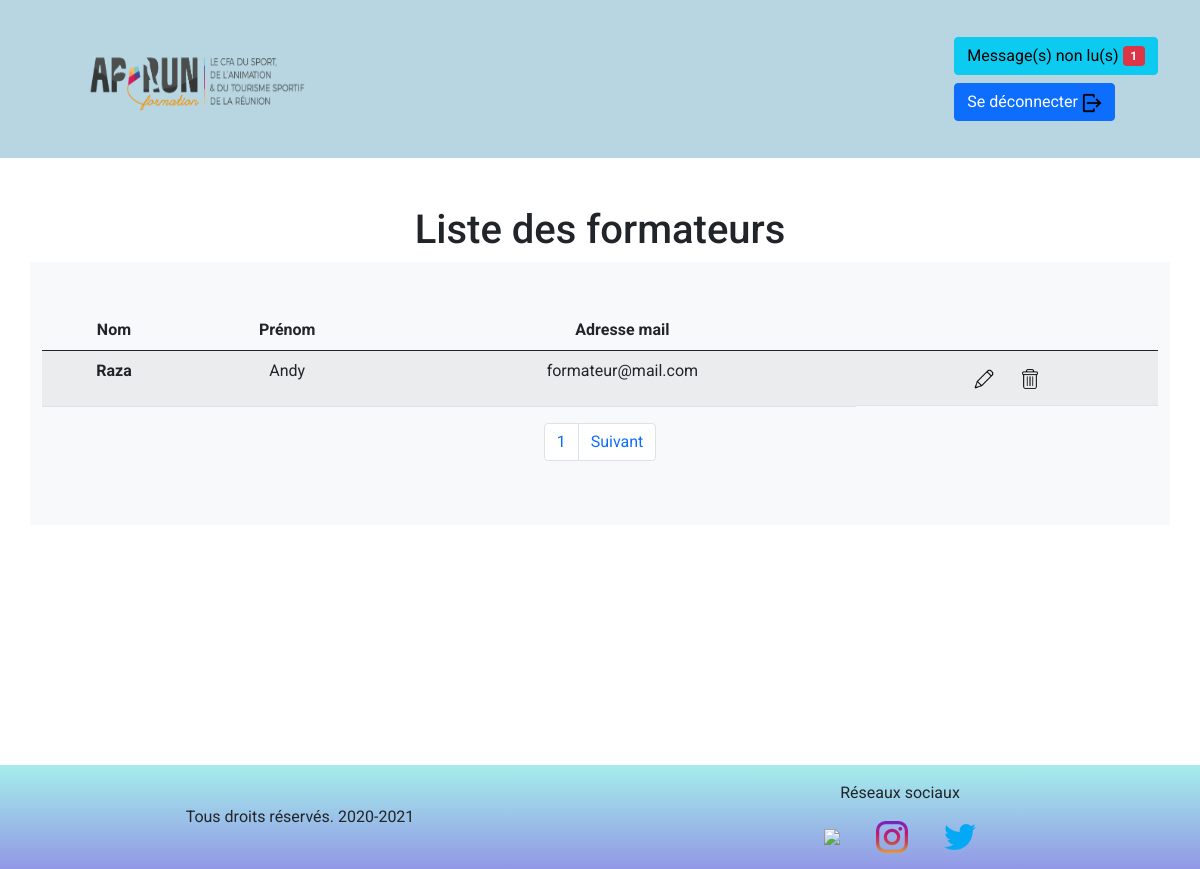
Screenshot of /pages/admin_liste_formateurs.php with the database file from the repository.
### tables this page shows
CREATE TABLE `utilisateur_role` (
  `id` int(11) NOT NULL,
  `id_user` varchar(100) NOT NULL,
  `id_role` varchar(100) NOT NULL
);

CREATE TABLE `utilisateur` (
  `id_user` varchar(100) NOT NULL,
  `nom` varchar(100) NOT NULL,
  `prenom` varchar(100) NOT NULL,
  `email` varchar(150) NOT NULL,
  `mdp` text NOT NULL
);

### includes/liste_formateur.php (the view, shortened to what this page needs)
<?php
require_once 'bdd.php';
$results_per_page = 7;
if (!isset($_GET['page'])) {
    $page = 1;
} else {
    $page = $_GET['page'];
}
$limit_result = ($page - 1) * $results_per_page;
$req = $bdd->prepare(" SELECT utilisateur.id_user AS id,utilisateur.nom AS nom_user , utilisateur.prenom AS prenom_user, utilisateur.email AS email, utilisateur_role.id_role AS user_role
                        FROM `utilisateur_role`
                        INNER JOIN `utilisateur` ON utilisateur.id_user = utilisateur_role.id_user
                        WHERE id_role = '2'
                        LIMIT  $limit_result , $results_per_page
                        ");
$req->execute();
$tab_utilisateur = $req->fetchAll(PDO::FETCH_ASSOC);
foreach ($tab_utilisateur as $key => $value) {
?>
        <tr>
            <th scope="row"><?= $value['nom_user'] ?></th>
            <td><?= $value['prenom_user'] ?></td>
            <td><?= $value['email'] ?></td>
            <td class="d-flex justify-content-center">
                <form action="../pages/formulaire_modification.php" method="POST">
                    <button class="btn" type="submit" name="modifier">
                        <img src="../ressources/img/pen.png" width="20px" height="20px">
                    </button>
                </form>
                <button class="btn" type="button" onclick=" afficher_modal_suppression('<?= $value['nom_user'] ?>', '<?= $value['id'] ?>', '<?= $value['user_role'] ?>')">
                    <img src="../ressources/img/delete.png" width="20px" height="20px">
                </button>
            </td>
        </tr>
<?php
}
?>

### styles/style.css (style rules this page uses)
body { font-family: 'Roboto', sans-serif; }

### rows the page displays
utilisateur_role: id_user.nom "Raza", id_user.prenom "Andy", id_user.email "formateur@mail.com"

### other values shown
$nbre['COUNT(id)'] "1"
